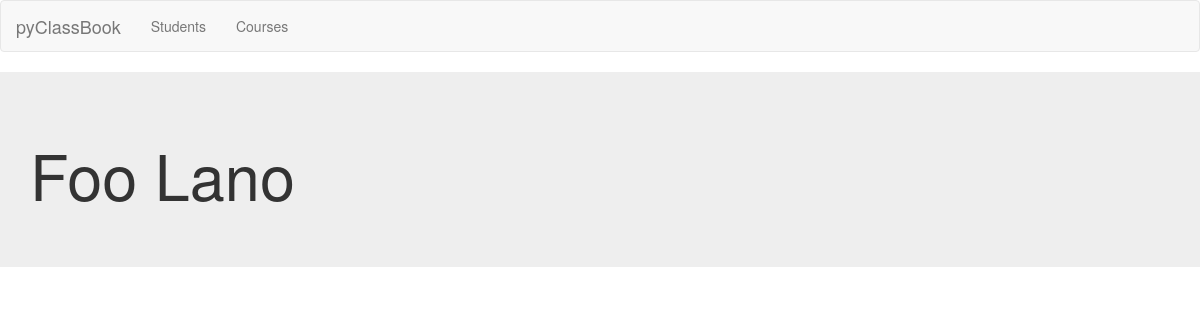
/students/1/, run on an earlier commit of the app's database.
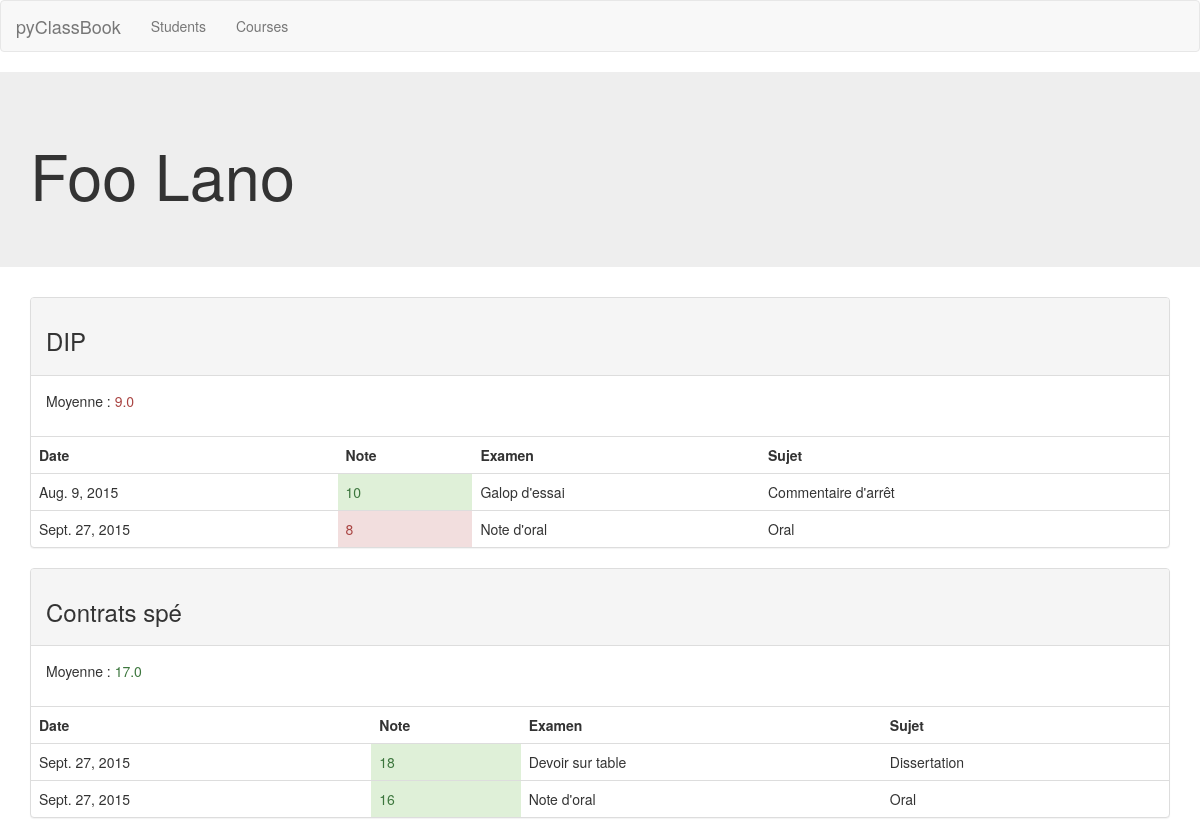
And on a later commit of the database.
### students/models.py (models this page shows, shortened)
class Student(models.Model):
    firstname   = models.CharField(max_length = 100)
    lastname    = models.CharField(max_length = 100)
    email       = models.EmailField(max_length = 254)
    created_at  = models.DateTimeField(auto_now_add=True)
    updated_at  = models.DateTimeField(auto_now=True)
    courses     = models.ManyToManyField(Course)
    def fullname(self):
        return self.firstname + " " + self.lastname
    def marks_for_course(self, course):
        marks = []
        for m in Mark.objects.filter(student=self.id):
            if m.subject.exam.course == course:
                marks.append(m)
        return marks
    def average_for_course(self, course):
        index = 0
        marks = 0
        for m in Mark.objects.filter(student=self.id):
            if m.subject.exam.course == course:
                marks = marks + m.mark
                index = index + 1
        return marks / index
    fullname.short_description = "Name"
    fullname.admin_order_field = 'lastname' # order by lastname

class Mark(models.Model):
    student     = models.ForeignKey(Student)
    subject     = models.ForeignKey('exams.Subject')
    mark        = models.IntegerField(validators=[MinValueValidator(0), MaxValueValidator(20)])
    comment     = models.TextField(blank=True)
    created_at  = models.DateTimeField(auto_now_add=True)
    updated_at  = models.DateTimeField(auto_now=True)

### courses/models.py (models this page shows, shortened)
class Course(models.Model):
    name =          models.CharField(max_length = 254)
    level =         models.CharField(max_length=10, blank=True)
    place =         models.CharField(max_length = 254, blank=True)
    comments =      models.TextField(blank=True)
    start_date =    models.DateField(blank=True)
    end_date =      models.DateField(blank=True)
    created_at =    models.DateTimeField(auto_now_add=True)
    updated_at =    models.DateTimeField(auto_now=True)

### exams/models.py (models this page shows, shortened)
class Subject(models.Model):
    exam =      models.ForeignKey(Exam)
    title =     models.TextField(blank=True, default='')
    kind =      models.CharField(max_length = 254, default='')

class Exam(models.Model):
    name =          models.CharField(max_length = 254, default='')
    course =        models.ForeignKey('courses.Course')
    date =          models.DateField(blank=True, null=True)
    time_allowed =  models.IntegerField(blank=True, null=True)
    place =         models.CharField(max_length = 254, default='')
    comments =      models.TextField(blank=True, default='')

### students/views.py (the view)
# urls.py: url(r'^(?P<course_id>[0-9]+)/$', views.show, name='show')
def show(request, student_id):
    try:
        student = Student.objects.get(pk=student_id)
    except Student.DoesNotExist:
        raise Http404("This student doesn't exist.")
    return render(request, 'students/show.html', {'student': student})

### shared/templatetags/navactive.py (called while the page is built)
@register.simple_tag
def navactive(request, urls):
    if request.path in ( reverse(url) for url in urls.split() ):
        return "active"
    return ""

### students/templatetags/marks_tags.py (called while the page is built)
@register.filter(needs_autoescape=True)
def colorize_mark(mark, autoescape=True):
    if autoescape:
        esc = conditional_escape
    else:
        esc = lambda x: x
    result = ''
    if mark >= 10:
        result = '<span class="text-success">%s</span>' % (esc(mark))
    elif mark < 10:
        result = '<span class="text-danger">%s</span>' % (esc(mark))
    return mark_safe(result)

### students/templatetags/students_tags.py (called while the page is built)
@register.filter(name='average_for_course')
def average_for_course(student, course):
    return student.average_for_course(course)

@register.filter(name='marks_for_course')
def marks_for_course(student, course):
    return student.marks_for_course(course)

### students/templates/students/show.html
{% extends "base.html" %}
{% load students_tags %}
{% load marks_tags %}
{% block content %}
    <div class="jumbotron">
        <div class="container">
            <h1>{{ student.fullname }}</h1>
        </div>
    </div>
<div class="container">
    {% for course in student.courses.all %}
    <div class="panel panel-default">
      <div class="panel-heading">
          <h3>{{ course.name }}</h3>
      </div>
      <div class="panel-body">
          <p>Moyenne : {{ student|average_for_course:course|colorize_mark }}</p>
      </div>
      <table class="table">
            <tr>
                <th>Date</th>
                <th>Note</th>
                <th>Examen</th>
                <th>Sujet</th>
            </tr>
            {% for m in student|marks_for_course:course %}
            <tr>
                <td>{{ m.subject.exam.date }}</td>
                {% if m.mark >= 10 %}
                    <td class="bg-success">
                {% else %}
                    <td class="bg-danger">
                {% endif %}
                    {{ m.mark|colorize_mark }}</td>
                <td>{{ m.subject.exam.name }}</td>
                <td>{{ m.subject.kind }}</td>
            </tr>
            {% endfor %}
      </table>
    </div>
    {% endfor %}
</div>
{% endblock %}

### shared/templates/base.html (shortened to what this page needs)
<!doctype html>
<html lang="fr">
<head>
     {% load staticfiles %}
     <link rel="stylesheet" href="{% static 'bootstrap/css/bootstrap.min.css' %}">
</head>
<body>
    {% include 'navbar.html' %}
    {% block content %}Empty page{% endblock %}
</body>
</html>

### shared/templates/navbar.html
{% load navactive %}
<nav class="navbar navbar-default">
     <div class="container-fluid">
         <div class="navbar-header">
             <a class="navbar-brand" href="#">pyClassBook</a>
         </div>
        <div class="collapse navbar-collapse" id="bs-example-navbar-collapse-1">
            <ul class="nav navbar-nav">
                <li class="{% navactive request 'students:index' %}">
                    <a href="{% url 'students:index' %}">Students</a>
                </li>
                <li class="{% navactive request 'courses:index' %}">
                    <a href="{% url 'courses:index' %}">Courses</a>
                </li>
             </ul>
        </div>
    </div>
</nav>

What changed in the data, as far as the page shows it:
now on this page (row unchanged): Course: name "DIP", {{ student|average_for_course:course|colorize_mark }} "9.0"
now on this page (row unchanged): Mark: subject.exam "Aug. 9, 2015", mark|colorize_mark "10", subject.exam.name "Galop d'essai", subject.kind "Commentaire d'arrêt", shown under "DIP"
added Mark: subject.exam "Sept. 27, 2015", mark|colorize_mark "8", subject.exam.name "Note d'oral", subject.kind "Oral", shown under "DIP"
added Course: name "Contrats spé", {{ student|average_for_course:course|colorize_mark }} "17.0"
added Mark: subject.exam "Sept. 27, 2015", mark|colorize_mark "18", subject.exam.name "Devoir sur table", subject.kind "Dissertation", shown under "Contrats spé"
added Mark: subject.exam "Sept. 27, 2015", mark|colorize_mark "16", subject.exam.name "Note d'oral", subject.kind "Oral", shown under "Contrats spé"
